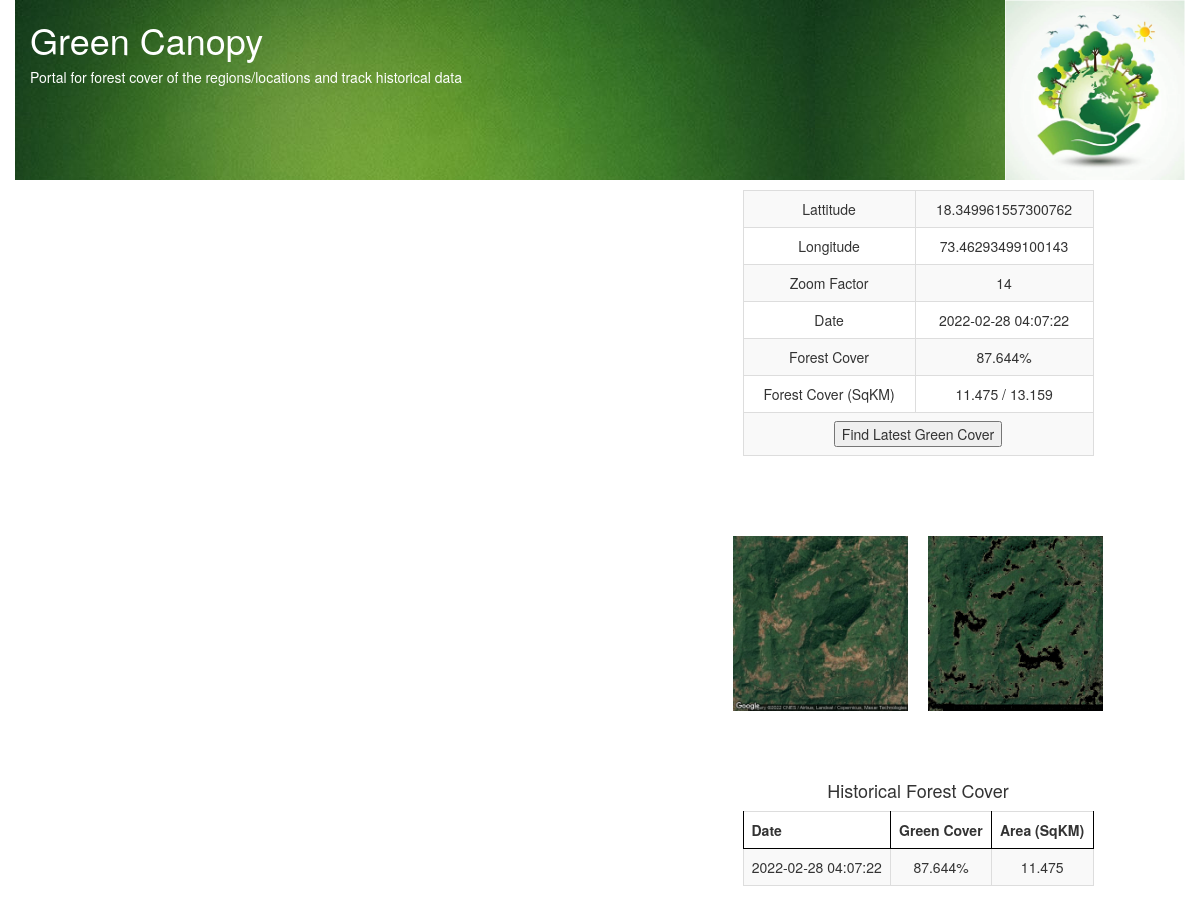
Page /map/3 on the committed database.
### tables this page shows
CREATE TABLE location (
    id INTEGER PRIMARY KEY AUTOINCREMENT,
    created TIMESTAMP NOT NULL DEFAULT CURRENT_TIMESTAMP,
    name TEXT NOT NULL,
    description TEXT NOT NULL,
    lat TEXT NOT NULL,
    lng TEXT NOT NULL,
    zoom TEXT NOT NULL
);

CREATE TABLE history(
    id INTEGER PRIMARY KEY AUTOINCREMENT,
    loc_id INTEGER NOT NULL,
    date TIMESTAMP NOT NULL DEFAULT CURRENT_TIMESTAMP,
    mapimage TEXT NOT NULL,
    greyimage TEXT NOT NULL,
    greencover FLOAT NOT NULL,
    greenarea FLOAT NOT NULL,
    totalarea FLOAT NOT NULL
);

### app.py (the view)
@app.route('/map/<locid>')
def mappage( locid):
    conn = get_db_connection()
    conn.row_factory = sqlite3.Row
    onelocation = conn.execute('SELECT * FROM location l INNER JOIN  history h ON h.id = ( SELECT id from history where loc_id = l.id ORDER BY date DESC LIMIT 1) WHERE l.id = ?',[locid]).fetchone()
    history = conn.execute('SELECT * FROM history h where h.loc_id = ? ORDER BY date DESC',[locid]).fetchall()
    conn.close()
    hdata = [dict(hs) for hs in history]
    return render_template('mappage.html', location=onelocation, history=hdata)

### app.py (called while the page is built)
def get_db_connection():
    conn = sqlite3.connect('database.db')
    conn.row_factory = sqlite3.Row
    return conn

### templates/mappage.html (shortened to what this page needs)
<!DOCTYPE html>
<html>
<head>
  <link rel="stylesheet" type="text/css" href="/static/style.css" />
  <link rel="stylesheet" href="https://maxcdn.bootstrapcdn.com/bootstrap/3.3.7/css/bootstrap.min.css"
>
</head>
<body>
  <div class="container">
    <div class="row " style="background-image: url('/static/gcover.jpeg');">
      <div class="col-md-10 p-4" style="color:white">
        <h1>Green Canopy</h1>
        <h5>Portal for forest cover of the regions/locations and track historical data</h5>
      </div>
      <div class="col-md-2">
        <a href="/"><img src="/static/greenearth.png" width="180px" /></a>
      </div>
    </div>
    <div class="row">
      <div class="col-md-8" id="map" style="float:left;margin:3px">
      </div>
      <div class="col-md-4">
        <div class="row text-center" style="padding-top:10px;">
          <form action="/findcover" method="POST">
            <table style="width:90%;margin-left:auto;margin-right:auto" class="table table-striped table-bordered">
              <tbody>
                <tr>
                  <td>Lattitude</td>
                  <td>
                    <div id="dltd" name="ltd" >{{location.lat}}</div>
                  </td>
                </tr>
                <tr>
                  <td>Longitude</td>
                  <td>
                    <div id="dlng" name="lng">{{location.lng}}</div>
                  </td>
                </tr>
                <tr>
                  <td>Zoom Factor</td>
                  <td>
                    <div id="zmf" name="zoom">{{location.zoom}}</div>
                  </td>
                </tr>
                <tr>
                  <td>Date</td>
                  <td>
                    <div id="fcover">{{location.date}}</div>
                  </td>
                </tr>
                <tr>
                  <td>Forest Cover</td>
                  <td>
                    <div id="fcover">{{location.greencover}}%</div>
                  </td>
                </tr>
                <tr>
                  <td>Forest Cover (SqKM)</td>
                  <td>
                    <div id="farea">{{location.greenarea}} / {{location.totalarea}}</div>
                  </td>
                </tr>
                <tr>
                  <td colspan="2">
                    <input id="latestcover" type="submit" value="Find Latest Green Cover">
                </tr>
              </tbody>
            </table>
          </form>
        </div>
        <div class="row text-center" style="padding-top:60px;">
          <table>
            <tbody>
              <tr>
                <td><img src="/{{location.mapimage}}" style="width:90%"></td>
                <td><img src="/{{location.greyimage}}" style="width:90%"></td>
              </tr>
            </tbody>
          </table>
        </div>
        <div class="row text-center" style="padding-top:60px;">
          <h4>Historical Forest Cover</h4>
          <table style="width:90%;margin-left:auto;margin-right:auto" class="table table-striped table-bordered">
            <thead>
              <tr>
                <th>Date</th>
                <th>Green Cover</th>
                <th>Area (SqKM)</th>
              </tr>
            </thead>
            <tbody>
              {% for record in history %}
              <tr>
                  <td>{{record.date}}</td>
                  <td>{{record.greencover}}%</td>
                  <td>{{record.greenarea}}</td>
              </tr>
              {% endfor %}
            </tbody>
          </table>
        </div>
      </div>
    </div>
  </div>
</body>
</html>

### static/style.css (style rules this page uses)
#map { height: 80vh; width:60%; }
table.table-bordered > thead > tr > th { border:1px solid black; }

### rows in the picture
location: lat "18.349961557300762", lng "73.46293499100143", zoom "14"
history: date "2022-02-28 04:07:22", greencover "87.644", greenarea "11.475", totalarea "13.159", mapimage (picture), greyimage (picture)
